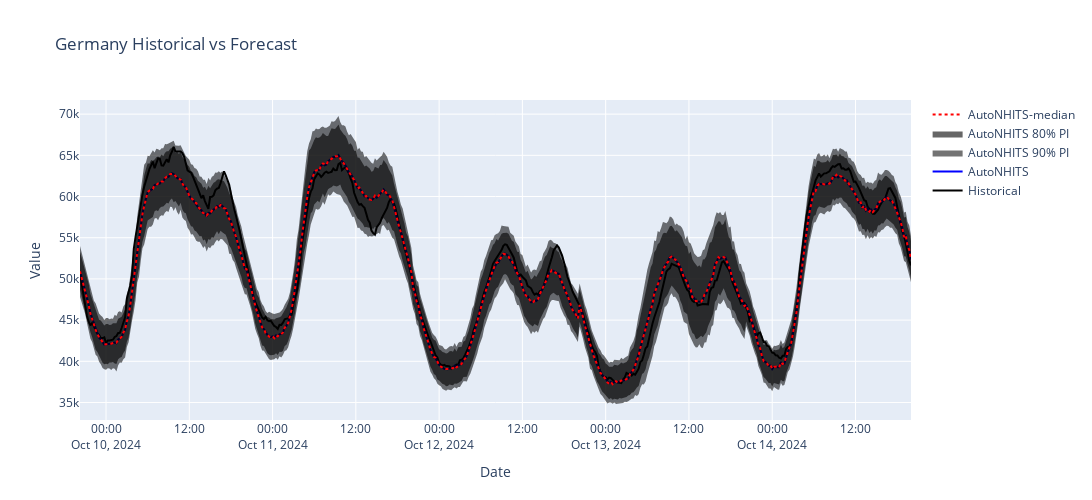

The notebook cell saved with this chart:
### Code cell
## plot_test_forecast(Y_hat_df)
plot_test_forecast(Y_hat_df, levels=levels)
#fig.write_html("./plot.html")

### Figure 1 — Plotly figure (JSON) as saved in the notebook; plotly's stock layout.template omitted (floating-point values rounded to 4 significant figures; data arrays with more than 128 entries replaced by an {"elided": "..."} marker saying what was removed)
{"data": [{"line": {"color": "black", "width": 2}, "mode": "lines", "name": "Historical", "type": "scatter", "x": {"elided": "480 str values"}, "y": {"elided": "480 int values"}}, {"line": {"color": "blue", "dash": "solid", "width": 2}, "mode": "lines", "name": "AutoNHITS", "type": "scatter", "x": {"elided": "480 str values"}, "y": {"elided": "480 float values"}}, {"hoverinfo": "skip", "line": {"width": 0}, "mode": "lines", "showlegend": false, "type": "scatter", "x": {"elided": "480 str values"}, "y": {"elided": "480 float values"}}, {"fill": "tonexty", "fillcolor": "rgba(0,0,0,0.55)", "hoverinfo": "skip", "line": {"width": 0}, "mode": "lines", "name": "AutoNHITS 90% PI", "type": "scatter", "x": {"elided": "480 str values"}, "y": {"elided": "480 float values"}}, {"hoverinfo": "skip", "line": {"width": 0}, "mode": "lines", "showlegend": false, "type": "scatter", "x": {"elided": "480 str values"}, "y": {"elided": "480 float values"}}, {"fill": "tonexty", "fillcolor": "rgba(0,0,0,0.60)", "hoverinfo": "skip", "line": {"width": 0}, "mode": "lines", "name": "AutoNHITS 80% PI", "type": "scatter", "x": {"elided": "480 str values"}, "y": {"elided": "480 float values"}}, {"line": {"color": "red", "dash": "dot", "width": 2}, "mode": "lines", "name": "AutoNHITS-median", "type": "scatter", "x": {"elided": "480 str values"}, "y": {"elided": "480 float values"}}], "layout": {"height": 500, "hovermode": "x unified", "title": {"text": "Germany Historical vs Forecast"}, "width": 1400, "xaxis": {"title": {"text": "Date"}}, "yaxis": {"title": {"text": "Value"}}}}
